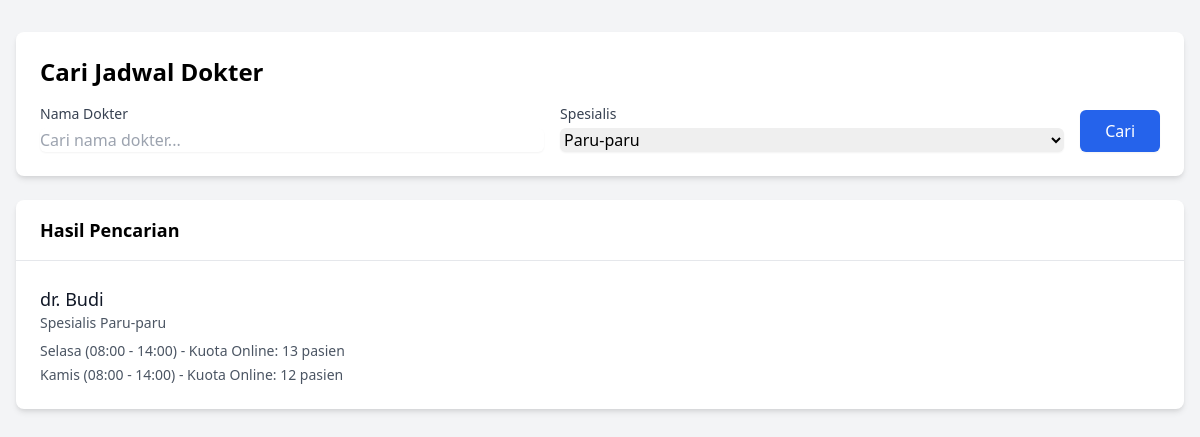
/admin/jadwal_dokter.php?specialist=Paru-paru, run on the app's committed database.
### tables this page shows
CREATE TABLE `jadwal_dokter` (
  `ID_Jadwal` int(11) NOT NULL,
  `ID_Dokter` int(11) DEFAULT NULL,
  `Jam_Mulai` time NOT NULL,
  `Jam_Selesai` time NOT NULL,
  `Kuota_Online` int(11) DEFAULT NULL,
  `Kuota_Offline` int(11) DEFAULT NULL,
  `Max_Pasien` int(11) NOT NULL DEFAULT 20,
  `Hari` varchar(20) NOT NULL,
  `Status` enum('Aktif','Tidak Aktif') DEFAULT 'Aktif',
  `Keterangan` text DEFAULT NULL
);

### admin/jadwal_dokter.php (the view, shortened to what this page needs)
<?php
require_once('../config/db_connection.php');
$query_specialists = "SELECT DISTINCT Spesialis FROM Dokter ORDER BY Spesialis";
$specialists = $conn->query($query_specialists)->fetch_all(MYSQLI_ASSOC);
$search_doctor = isset($_GET['search_doctor']) ? $_GET['search_doctor'] : '';
$selected_specialist = isset($_GET['specialist']) ? $_GET['specialist'] : '';
$query = "SELECT
    d.ID_Dokter,
    d.Nama as nama_dokter,
    d.Spesialis,
    jd.Hari,
    jd.Jam_Mulai,
    jd.Jam_Selesai,
    jd.Kuota_Online,
    jd.Status
FROM dokter d
LEFT JOIN jadwal_dokter jd ON d.ID_Dokter = jd.ID_Dokter
WHERE jd.Status = 'Aktif'";
if (!empty($selected_specialist)) {
    $query .= " AND d.Spesialis = ?";
}
$query .= " ORDER BY d.Nama, FIELD(jd.Hari, 'Senin', 'Selasa', 'Rabu', 'Kamis', 'Jumat', 'Sabtu', 'Minggu')";
$stmt = $conn->prepare($query);
if (!empty($search_doctor) && !empty($selected_specialist)) {
    $search_param = "%$search_doctor%";
    $stmt->bind_param("ss", $search_param, $selected_specialist);
} elseif (!empty($search_doctor)) {
    $search_param = "%$search_doctor%";
    $stmt->bind_param("s", $search_param);
} elseif (!empty($selected_specialist)) {
    $stmt->bind_param("s", $selected_specialist);
}
$stmt->execute();
$result = $stmt->get_result();
$schedules = [];
while ($row = $result->fetch_assoc()) {
    $doctorId = $row['ID_Dokter'];
    if (!isset($schedules[$doctorId])) {
        $schedules[$doctorId] = [
            'nama_dokter' => $row['nama_dokter'],
            'Spesialis' => $row['Spesialis'],
            'jadwal' => []
        ];
    }
    if ($row['Hari']) {
        $schedules[$doctorId]['jadwal'][] = [
            'hari' => $row['Hari'],
            'jam_mulai' => $row['Jam_Mulai'],
            'jam_selesai' => $row['Jam_Selesai'],
            'kuota_online' => $row['Kuota_Online']
        ];
    }
}
?>
<!DOCTYPE html>
<html lang="id">
<head>
    <link href="https://cdn.jsdelivr.net/npm/tailwindcss@2.2.19/dist/tailwind.min.css" rel="stylesheet">
</head>
<body class="bg-gray-100">
    <div class="max-w-7xl mx-auto px-4 py-8">
        <div class="bg-white rounded-lg shadow-md p-6 mb-6">
            <h2 class="text-2xl font-bold mb-4">Cari Jadwal Dokter</h2>
            <form method="GET" class="space-y-4 md:space-y-0 md:flex md:space-x-4">
                <div class="flex-1">
                    <label class="block text-sm font-medium text-gray-700">Nama Dokter</label>
                    <input
                        type="text"
                        name="search_doctor"
                        value="<?php echo htmlspecialchars($search_doctor); ?>"
                        class="mt-1 block w-full rounded-md border-gray-300 shadow-sm focus:border-blue-500 focus:ring-blue-500"
                        placeholder="Cari nama dokter...">
                </div>
                <div class="flex-1">
                    <label class="block text-sm font-medium text-gray-700">Spesialis</label>
                    <select
                        name="specialist"
                        class="mt-1 block w-full rounded-md border-gray-300 shadow-sm focus:border-blue-500 focus:ring-blue-500">
                        <?php foreach ($specialists as $specialist): ?>
                            <option
                                value="<?php echo htmlspecialchars($specialist['Spesialis']); ?>"
                                <?php echo $selected_specialist === $specialist['Spesialis'] ? 'selected' : ''; ?>>
                                <?php echo htmlspecialchars($specialist['Spesialis']); ?>
                            </option>
                        <?php endforeach; ?>
                    </select>
                </div>
                <div class="flex items-end">
                    <button
                        type="submit"
                        class="w-full md:w-auto px-6 py-2 border border-transparent rounded-md shadow-sm text-white bg-blue-600 hover:bg-blue-700 focus:outline-none focus:ring-2 focus:ring-offset-2 focus:ring-blue-500">
                        Cari
                    </button>
                </div>
            </form>
        </div>
        <div class="bg-white rounded-lg shadow-md">
            <div class="px-6 py-4 border-b border-gray-200">
                <h3 class="text-lg font-semibold">Hasil Pencarian</h3>
            </div>
            <?php if (empty($schedules)): ?>
                <div class="p-6 text-center text-gray-500">
                    Tidak ada jadwal dokter yang ditemukan
                </div>
            <?php else: ?>
                <div class="divide-y divide-gray-200">
                    <?php foreach ($schedules as $schedule): ?>
                        <div class="p-6">
                            <div class="flex justify-between items-start">
                                <div>
                                    <h4 class="text-lg font-medium text-gray-900">
                                        <?php echo htmlspecialchars($schedule['nama_dokter']); ?>
                                    </h4>
                                    <p class="text-sm text-gray-600">
                                        Spesialis <?php echo htmlspecialchars($schedule['Spesialis']); ?>
                                    </p>
                                    <div class="mt-2 space-y-1">
                                        <?php foreach ($schedule['jadwal'] as $jadwal): ?>
                                            <p class="text-sm text-gray-600">
                                                <?php
                                                echo htmlspecialchars(sprintf(
                                                    "%s (%s - %s) - Kuota Online: %d pasien",
                                                    $jadwal['hari'],
                                                    date('H:i', strtotime($jadwal['jam_mulai'])),
                                                    date('H:i', strtotime($jadwal['jam_selesai'])),
                                                    $jadwal['kuota_online']
                                                ));
                                                ?>
                                            </p>
                                        <?php endforeach; ?>
                                    </div>
                                </div>
                            </div>
                        </div>
                    <?php endforeach; ?>
                </div>
            <?php endif; ?>
        </div>
    </div>
</body>
</html>

### data on the page
jadwal_dokter: Hari+Jam_Mulai+Jam_Selesai "Selasa (08:00 - 14:00) - Kuota Online: 13 pasien"
jadwal_dokter: Hari+Jam_Mulai+Jam_Selesai "Kamis (08:00 - 14:00) - Kuota Online: 12 pasien"

### other printed values
$schedule['nama_dokter'] "dr. Budi"
$schedule['Spesialis'] "Paru-paru"
form field specialist "Paru-paru"
